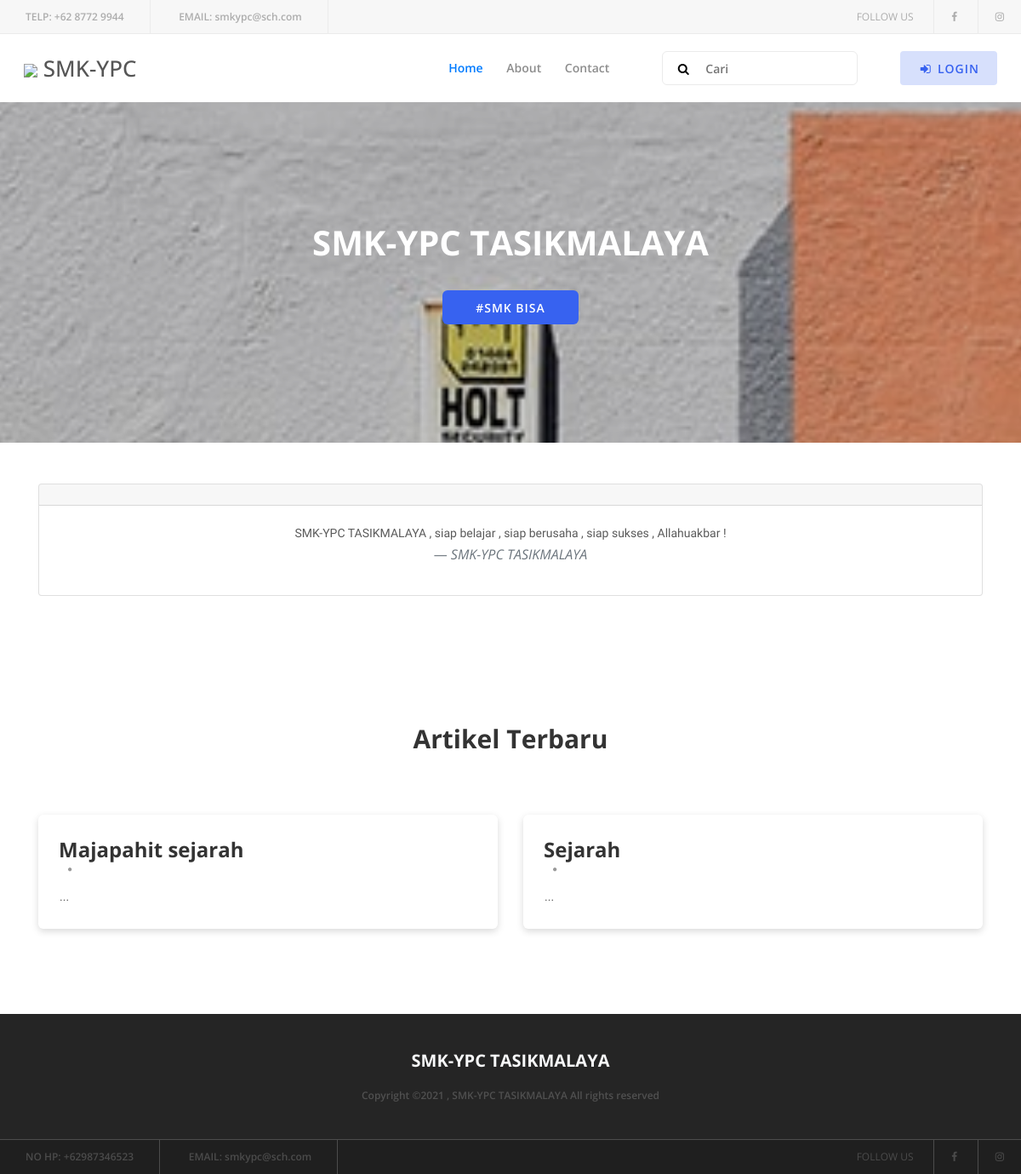
The page / on the database its author committed.
### tables this page shows
CREATE TABLE `tbl_nav_home` (
  `id_nav` tinyint(4) NOT NULL,
  `title` varchar(25) NOT NULL,
  `url` varchar(25) NOT NULL,
  `is_active` tinyint(1) NOT NULL
);

CREATE TABLE `tbl_blog` (
  `id_blog` mediumint(9) NOT NULL,
  `blog_slug` varchar(255) NOT NULL,
  `blog_author` varchar(255) NOT NULL,
  `blog_title` varchar(255) NOT NULL,
  `blog_isi` text NOT NULL,
  `blog_img` varchar(255) NOT NULL,
  `blog_thumb` varchar(255) NOT NULL,
  `created_at` timestamp NOT NULL DEFAULT CURRENT_TIMESTAMP ON UPDATE CURRENT_TIMESTAMP,
  `blog_kategori_id` smallint(6) NOT NULL,
  `user_id` smallint(6) NOT NULL
);

### application/modules/home/controllers/Home.php (called while the page is built, shortened)
<?php
class Home extends CI_Controller {
	protected $user_login_data;
	public function __construct()
	{
		$this->load->library('form_validation');
		$this->load->model('M_Home');
		$this->load->helper('home');
	}
	public function index()
	{
		$data['title'] 				= 'Home';
		$data['all_jurusan'] 		= $this->M_Home->get_info_jurusan();
		$data['user_login_data'] 	= $this->user_login_data;
		$data['new_pengumuman'] 	= $this->db->order_by('created_at','DESC')->get('tbl_pengumuman',3)->result_array();
		$data['new_agenda']			=	$this->db->query("SELECT * FROM tbl_agenda WHERE created_at <= agenda_mulai ORDER BY created_at DESC LIMIT 0,3")->result_array();
		$data['new_blogs']			=	$this->db->order_by('created_at','DESC')->get('tbl_blog',2)->result_array();
		$data['check_agenda'] 		= count_data("tbl_agenda");
		$data['check_jurusan'] 		= count_data("tbl_jurusan");
		$data['check_pengumuman'] 	= count_data("tbl_pengumuman");
		$data['check_blog']			= count_data("tbl_blog");
		$this->load->view('layouts/header',$data);
		$this->load->view('layouts/navbar',$data);
		$this->load->view('v_home/index',$data);
		$this->load->view('layouts/footer');
	}
}

### index.php (called while the page is built, shortened)
<?php
require_once BASEPATH.'core/CodeIgniter.php';

### application/modules/home/views/v_home/index.php (the view, shortened to what this page needs)
<section class="hero-area bg-img bg-overlay-2by5" style="background-image: url(<?= base_url() ?>asset/img/background/2.jpg);">
    <div class="container h-100">
        <div class="row h-100 align-items-center">
            <div class="col-12">
                <div class="hero-content text-center">
                    <h2>SMK-YPC TASIKMALAYA</h2>
                    <span class="btn clever-btn">#SMK BISA</span>
                </div>
            </div>
        </div>
    </div>
</section>
<section>
<div class="container mt-5 mb-5">
    <div class="card">
        <div class="card-header"></div>
        <div class="card-body">
            <blockquote class="blockquote text-center">
              <p class="mb-0">SMK-YPC TASIKMALAYA , siap belajar , siap berusaha , siap sukses , Allahuakbar !</p>
              <footer class="blockquote-footer"><cite title="Source Title">SMK-YPC TASIKMALAYA</cite></footer>
            </blockquote>
        </div>
    </div>
</div>
</section>
<?php if ($check_blog>0): ?>
<section class="blog-area section-padding-100-0">
    <div class="container">
        <div class="row">
            <div class="col-12">
                <div class="section-heading">
                    <h3>Artikel Terbaru</h3>
                </div>
            </div>
        </div>
        <div class="row">
                <?php foreach ($new_blogs as $blog): ?>
                <div class="col-12 col-md-6">
                    <div class="single-blog-area mb-100 wow fadeInUp" data-wow-delay="250ms">
                        <div class="blog-content">
                            <a href="<?= base_url('blog/').$blog['blog_slug']; ?>" class="blog-headline">
                                <h4><?= $blog['blog_title'] ?></h4>
                            </a>
                            <div class="meta d-flex align-items-center">
                                <span><i class="fa fa-circle" aria-hidden="true"></i></span>
                            </div>
                                <p><?= substr($blog['blog_isi'], 0,100)."..." ?></p>
                        </div>
                    </div>
                </div>
            <?php endforeach; ?>
        </div>
    </div>
</section>
<?php endif;  ?>

### application/modules/home/views/layouts/navbar.php (shortened to what this page needs)
<?php
    $nav_home_menu=$this->db->get_where("tbl_nav_home",["is_active" => 1])->result_array();
 ?>
        <div class="clever-main-menu">
            <div class="classy-nav-container breakpoint-off">
                <nav class="classy-navbar justify-content-between" id="cleverNav">
                    <a class="nav-brand" href="" alt="">
                        <img src="<?= base_url('asset/img/logo/logo-ypc.png') ?>" width="45">
                        SMK-YPC
                    </a>
                    <div class="classy-menu">
                        <div class="classynav">
                            <ul>
                                <?php foreach ($nav_home_menu as $nhm): ?>
                                <?php if ($nhm['title']==$title): ?>
                                <li><a class="text-primary" href="<?= base_url($nhm['url']) ?>"><?= $nhm['title']; ?></a></li>
                                <?php else: ?>
                                <li><a href="<?= base_url($nhm['url']) ?>"><?= $nhm['title']; ?></a></li>
                                <?php endif; ?>
                                <?php endforeach; ?>
                            </ul>
                            <div class="search-area">
                                <form action="<?= base_url('search-blog') ?>" method="post">
                                    <input type="text" class="text-dark" name="keyword" id="search" placeholder="Cari">
                                    <button type="submit" name="submit"><i class="fa fa-search" aria-hidden="true"></i></button>
                                </form>
                            </div>
                            <?php if ($this->session->userdata('id_user')): ?>
                            <div class="login-state d-flex align-items-center">
                                <div class="user-name mr-30">
                                    <div class="dropdown">
                                        <a class="dropdown-toggle" href="#" role="button" id="userName" data-toggle="dropdown" aria-haspopup="true" aria-expanded="false"><?= $user_login_data['username'] ?></a>
                                        <?php if ($user_login_data["role_id"]==1): ?>
                                        <div class="dropdown-menu dropdown-menu-right" aria-labelledby="userName">
                                            <a class="dropdown-item" href="<?= base_url('admin') ?>">Dashboard</a>
                                            <a class="dropdown-item" href="<?= base_url('logout') ?>">Logout</a>
                                        </div>
                                        <?php else: ?>
                                        <div class="dropdown-menu dropdown-menu-right" aria-labelledby="userName">
                                            <a class="dropdown-item" href="<?= base_url('user') ?>">Profil</a>
                                            <a class="dropdown-item" href="<?= base_url('logout') ?>">Logout</a>
                                        </div>
                                        <?php endif; ?>
                                    </div>
                                </div>
                                <div class="userthumb">
                                    <img src="<?= base_url('asset/img/profile/').$user_login_data['profile_image'] ?>" alt="">
                                </div>
                            </div>
                            <?php else: ?>
                            <div class="register-login-area">
                                <a href="<?= base_url('login') ?>" class="btn active"><i class="fa-fw fa fa-sign-in faa-horizontal animated"></i> LOGIN</a>
                            </div>
                            <?php endif; ?>
                        </div>
                    </div>
                </nav>
            </div>
        </div>
    </header>

### theme/clever/style.css (style rules this page uses)
* { margin: 0; padding: 0; }
body { font-family: "Open Sans", sans-serif; font-size: 14px; font-weight: 400; }
h1, h2, h3, h4, h5, h6 { color: rgba(0, 0, 0, 0.8); line-height: 1.3; font-weight: 700; }
p { font-family: "Raleway", sans-serif; color: #5a5a5a; font-size: 14px; line-height: 1.8; font-weight: 400; }
a, a:hover, a:focus { -webkit-transition-duration: 500ms; transition-duration: 500ms; text-decoration: none; outline: 0 solid transparent; color: rgba(0, 0, 0, 0.8); font-weight: 600; font-size: 14px; }
ul, ol { margin: 0; }
ul li, ol li { list-style: none; }
img { height: auto; max-width: 100%; }
.mb-100 { margin-bottom: 100px !important; }
.section-padding-100-0 { padding-top: 100px; padding-bottom: 0; }
.section-heading { position: relative; z-index: 1; margin-bottom: 70px; text-align: center; }
.section-heading h3 { font-size: 30px; margin-bottom: 0; }
.bg-img { background-position: center center; background-size: cover; background-repeat: no-repeat; }
.bg-overlay, .foo-bg-overlay, .bg-overlay-2by5 { position: relative; z-index: 1; background-position: center center; background-size: cover; }
.bg-overlay::after, .foo-bg-overlay::after, .bg-overlay-2by5::after { background-color: rgba(0, 0, 0, 0.6); position: absolute; z-index: -1; top: 0; left: 0; width: 100%; height: 100%; content: ""; }
.bg-overlay-2by5::after { background-color: rgba(0, 0, 0, 0.2); }
.clever-btn { display: inline-block; min-width: 160px; height: 40px; background-color: #3762f0; font-weight: 600; text-transform: uppercase; letter-spacing: 1px; font-size: 14px; color: #ffffff; border: 1px solid transparent; border-radius: 6px; padding: 0 30px; line-height: 40px; text-align: center; -webkit-transition-duration: 300ms; transition-duration: 300ms; }
.clever-main-menu { position: relative; z-index: 1; width: 100%; height: 80px; }
.clever-main-menu .classy-navbar { height: 80px; }
.clever-main-menu .classynav ul li a { color: rgba(0, 0, 0, 0.45); font-weight: 600; }
.clever-main-menu .search-area { position: relative; z-index: 1; }
.clever-main-menu .search-area form { position: relative; z-index: 10; width: 230px; height: 40px; margin: 0 50px; }
.clever-main-menu .search-area form input { width: 100%; height: 40px; border-radius: 6px; border: 1px solid #ebebeb; padding: 0 15px 0 50px; font-size: 14px; color: rgba(0, 0, 0, 0.35); font-weight: 600; -webkit-transition-duration: 500ms; transition-duration: 500ms; }
.clever-main-menu .search-area form button { position: absolute; width: 50px; height: 40px; background-color: transparent; top: 0; left: 0; z-index: 10; border: none; text-align: center; cursor: pointer; outline: none; }
.register-login-area { position: relative; z-index: 1; }
.register-login-area a { position: relative; display: inline-block; padding: 0 20px; height: 40px; font-weight: 600; text-transform: uppercase; letter-spacing: 1px; font-size: 14px; color: #3762f0; line-height: 40px; }
.register-login-area a.active, .register-login-area a:hover, .register-login-area a:focus { background-color: #d7e0fc; font-weight: 600; color: #3762f0; }
.hero-area { position: relative; z-index: 2; width: 100%; height: 400px; background-attachment: fixed; }
.hero-area .hero-content h2 { font-size: 40px; margin-bottom: 30px; font-weight: 700; color: #ffffff; }
.single-blog-area { position: relative; z-index: 1; box-shadow: 0 3px 8px rgba(0, 0, 0, 0.15); border-radius: 6px; }
.single-blog-area .blog-content { padding: 25px; }
.single-blog-area .blog-content .blog-headline { display: block; }
.single-blog-area .blog-content .blog-headline h4 { margin-bottom: 5px; margin-left: -1px; -webkit-transition-duration: 500ms; transition-duration: 500ms; }
.single-blog-area .blog-content .meta { margin-bottom: 15px; }
.single-blog-area .blog-content .meta span { color: rgba(0, 0, 0, 0.4); font-size: 5px; margin-right: 10px; }
.single-blog-area .blog-content p { margin-bottom: 0; }

### rows shown on the page
tbl_nav_home: title "Home"
tbl_nav_home: title "About"
tbl_nav_home: title "Contact"
tbl_blog: blog_title "Majapahit sejarah"
tbl_blog: blog_title "Sejarah"
